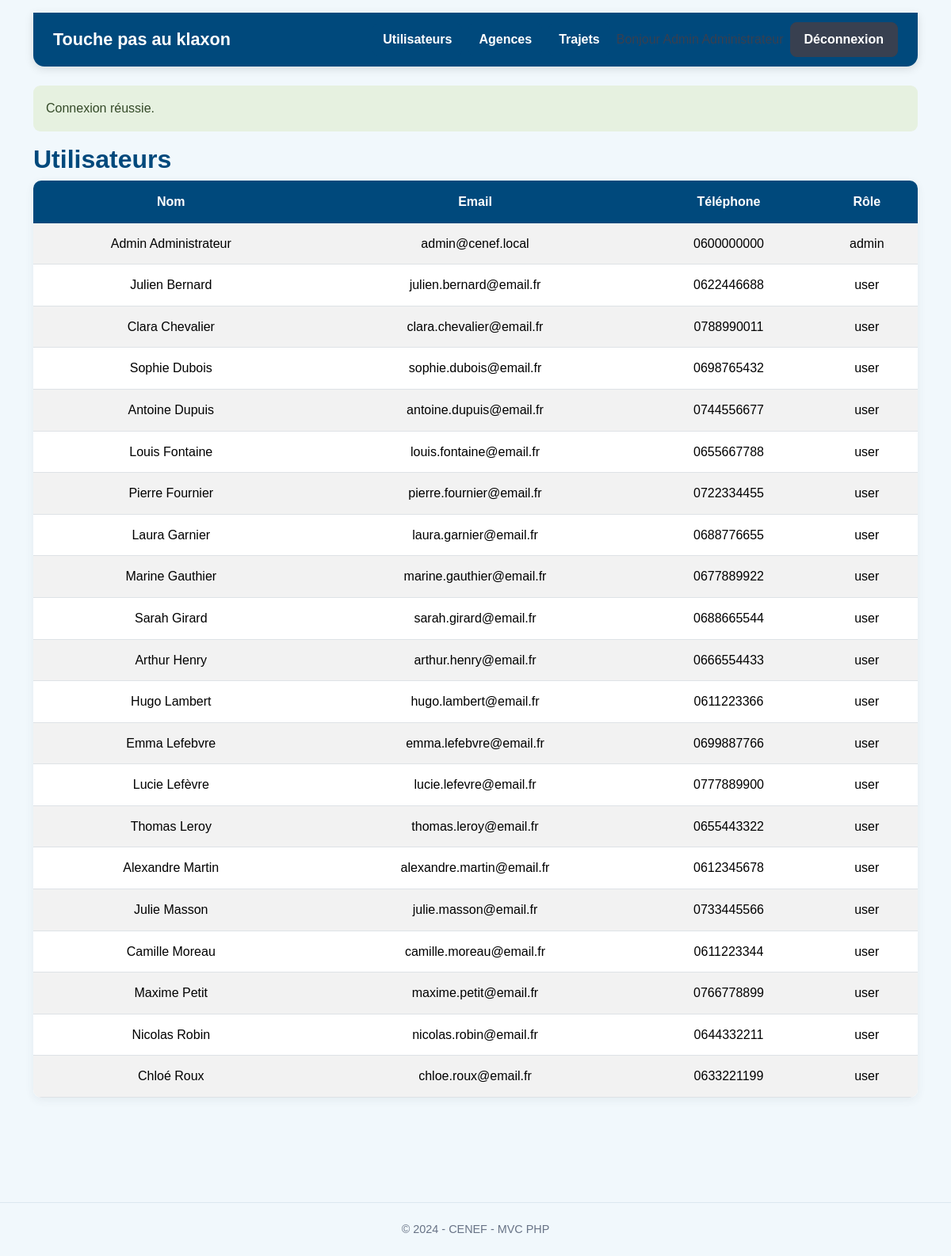
The app's page /admin/users (signed in) with its own data.
### tables this page shows
CREATE TABLE users (
 id INT UNSIGNED AUTO_INCREMENT PRIMARY KEY,
 lastname VARCHAR(100) NOT NULL,
 firstname VARCHAR(100) NOT NULL,
 phone VARCHAR(20) NOT NULL,
 email VARCHAR(190) NOT NULL UNIQUE,
 password VARCHAR(255) NOT NULL,
 role ENUM('user','admin') NOT NULL DEFAULT 'user',
 created_at TIMESTAMP DEFAULT CURRENT_TIMESTAMP
);

### app/Controllers/AdminController.php (called while the page is built, shortened)
<?php
final class AdminController
{
    public function users(): void { $this->guard(); $users=(new User())->all(); require dirname(__DIR__).'/Views/admin/users.php'; }
}

### public/index.php (called while the page is built, shortened)
<?php
$router=new Router();
$trip=new TripController(); $auth=new AuthController(); $admin=new AdminController();
$router->get('/', [$trip,'index']);
$router->get('/login', [$auth,'loginForm']); $router->post('/login', [$auth,'login']); $router->post('/logout', [$auth,'logout']);
$router->get('/trips/create', [$trip,'createForm']); $router->post('/trips', [$trip,'create']);
$router->get('/trips/{id}/edit', [$trip,'editForm']); $router->post('/trips/{id}/update', [$trip,'update']); $router->post('/trips/{id}/delete', [$trip,'delete']);
$router->get('/admin', [$admin,'dashboard']); $router->get('/admin/users', [$admin,'users']);
$router->get('/admin/agencies', [$admin,'agencies']); $router->get('/admin/agencies/create', [$admin,'agencyCreate']);
$router->post('/admin/agencies', [$admin,'agencyStore']); $router->get('/admin/agencies/{id}/edit', [$admin,'agencyEdit']);
$router->post('/admin/agencies/{id}/update', [$admin,'agencyUpdate']); $router->post('/admin/agencies/{id}/delete', [$admin,'agencyDelete']);
$router->get('/admin/trips', [$admin,'trips']);
$router->dispatch($_SERVER['REQUEST_METHOD'], $_SERVER['REQUEST_URI']);

### app/Core/Auth.php (called while the page is built, shortened)
<?php
final class Auth
{
    public static function check(): bool { return isset($_SESSION['user_id']); }
    public static function isAdmin(): bool { return ($_SESSION['role'] ?? '') === 'admin'; }
}

### app/Core/Flash.php (called while the page is built, shortened)
<?php
final class Flash
{
    public static function consume(): array
    {
        $messages = $_SESSION['_flash'] ?? [];
        return $messages;
    }
}

### config/config.php (called while the page is built)
<?php
return [
    'db' => [
        'host' => getenv('DB_HOST') ?: '127.0.0.1',
        'port' => getenv('DB_PORT') ?: '3306',
        'name' => getenv('DB_NAME') ?: 'touche_pas_au_klaxon',
        'user' => getenv('DB_USER') ?: 'root',
        'password' => getenv('DB_PASSWORD') ?: '',
    ],
];

### app/Core/Database.php (called while the page is built, shortened)
<?php
final class Database
{
    private static ?PDO $connection = null;
    public static function getConnection(): PDO
    {
        if (self::$connection === null) {
            $config = require dirname(__DIR__, 2) . '/config/config.php';
            $dsn = sprintf('mysql:host=%s;port=%s;dbname=%s;charset=utf8mb4',
                $config['db']['host'], $config['db']['port'], $config['db']['name']);
            self::$connection = new PDO($dsn, $config['db']['user'], $config['db']['password'], [
                PDO::ATTR_ERRMODE => PDO::ERRMODE_EXCEPTION,
                PDO::ATTR_DEFAULT_FETCH_MODE => PDO::FETCH_ASSOC,
                PDO::ATTR_EMULATE_PREPARES => false,
            ]);
        }
        return self::$connection;
    }
}

### app/Models/User.php (called while the page is built, shortened)
<?php
final class User
{
    public function all(): array
    {
        return Database::getConnection()->query('SELECT id, firstname, lastname, email, phone, role FROM users ORDER BY lastname, firstname')->fetchAll();
    }
}

### app/Views/admin/users.php (the view)
<?php require dirname(__DIR__).'/layouts/header.php'; ?><h2>Utilisateurs</h2><table class="table table-striped"><thead><tr><th>Nom</th><th>Email</th><th>Téléphone</th><th>Rôle</th></tr></thead><tbody><?php foreach($users as $u): ?><tr><td><?=htmlspecialchars($u['firstname'].' '.$u['lastname'])?></td><td><?=htmlspecialchars($u['email'])?></td><td><?=htmlspecialchars($u['phone'])?></td><td><?=$u['role']?></td></tr><?php endforeach;?></tbody></table><?php require dirname(__DIR__).'/layouts/footer.php'; ?>

### app/Core/Router.php (shortened to what this page needs)
<?php
final class Router
{
    private array $routes = [];
    private function add(string $method, string $pattern, callable $handler): void
    {
        $this->routes[] = compact('method','pattern','handler');
    }
    public function dispatch(string $method, string $uri): void
    {
        $path = parse_url($uri, PHP_URL_PATH) ?: '/';
        foreach ($this->routes as $route) {
            if ($route['method'] !== $method) continue;
            $regex = preg_replace('#\{([a-zA-Z_][a-zA-Z0-9_]*)\}#', '(?P<$1>[^/]+)', $route['pattern']);
            if (preg_match('#^' . $regex . '$#', $path, $matches)) {
                $params = array_filter($matches, 'is_string', ARRAY_FILTER_USE_KEY);
                call_user_func($route['handler'], ...array_values($params));
                return;
            }
        }
    }
}

### app/Views/layouts/header.php (shortened to what this page needs)
<!doctype html><html lang="fr"><head>
<title>Touche pas au klaxon</title><link rel="stylesheet" href="/assets/css/app.css">
</head><body>
<div class="container py-3">
<header class="site-header mb-4">
<a class="brand" href="<?= Auth::isAdmin()?'/admin':'/' ?>">Touche pas au klaxon</a>
<nav class="d-flex align-items-center gap-2">
<?php if(!Auth::check()): ?><a class="btn btn-dark" href="/login">Connexion</a>
<?php elseif(Auth::isAdmin()): ?>
<a class="btn btn-secondary" href="/admin/users">Utilisateurs</a><a class="btn btn-secondary" href="/admin/agencies">Agences</a><a class="btn btn-secondary" href="/admin/trips">Trajets</a>
<span>Bonjour <?= htmlspecialchars(Auth::user()['firstname'].' '.Auth::user()['lastname']) ?></span>
<form method="post" action="/logout"><button class="btn btn-dark">Déconnexion</button></form>
<?php else: ?>
<a class="btn btn-dark" href="/trips/create">Créer un trajet</a><span>Bonjour <?= htmlspecialchars(Auth::user()['firstname'].' '.Auth::user()['lastname']) ?></span>
<form method="post" action="/logout"><button class="btn btn-dark">Déconnexion</button></form>
<?php endif; ?></nav></header>
<?php foreach(Flash::consume() as $f): ?><div class="alert alert-<?= htmlspecialchars($f['type']) ?>"><?= htmlspecialchars($f['message']) ?></div><?php endforeach; ?>

### app/Views/layouts/footer.php
</div><footer class="site-footer">© 2024 - CENEF - MVC PHP</footer>
<script src="/assets/js/app.js"></script></body></html>

### records on screen
users: message "Connexion réussie.", firstname+lastname "Admin Administrateur", email "admin@cenef.local", phone "0600000000", role "admin"
users: firstname+lastname "Julien Bernard", email "julien.bernard@email.fr", phone "0622446688", role "user"
users: firstname+lastname "Clara Chevalier", email "clara.chevalier@email.fr", phone "0788990011", role "user"
users: firstname+lastname "Sophie Dubois", email "sophie.dubois@email.fr", phone "0698765432", role "user"
users: firstname+lastname "Antoine Dupuis", email "antoine.dupuis@email.fr", phone "0744556677", role "user"
users: firstname+lastname "Louis Fontaine", email "louis.fontaine@email.fr", phone "0655667788", role "user"
users: firstname+lastname "Pierre Fournier", email "pierre.fournier@email.fr", phone "0722334455", role "user"
users: firstname+lastname "Laura Garnier", email "laura.garnier@email.fr", phone "0688776655", role "user"
users: firstname+lastname "Marine Gauthier", email "marine.gauthier@email.fr", phone "0677889922", role "user"
users: firstname+lastname "Sarah Girard", email "sarah.girard@email.fr", phone "0688665544", role "user"
users: firstname+lastname "Arthur Henry", email "arthur.henry@email.fr", phone "0666554433", role "user"
users: firstname+lastname "Hugo Lambert", email "hugo.lambert@email.fr", phone "0611223366", role "user"
users: firstname+lastname "Emma Lefebvre", email "emma.lefebvre@email.fr", phone "0699887766", role "user"
users: firstname+lastname "Lucie Lefèvre", email "lucie.lefevre@email.fr", phone "0777889900", role "user"
users: firstname+lastname "Thomas Leroy", email "thomas.leroy@email.fr", phone "0655443322", role "user"
users: firstname+lastname "Alexandre Martin", email "alexandre.martin@email.fr", phone "0612345678", role "user"
users: firstname+lastname "Julie Masson", email "julie.masson@email.fr", phone "0733445566", role "user"
users: firstname+lastname "Camille Moreau", email "camille.moreau@email.fr", phone "0611223344", role "user"
users: firstname+lastname "Maxime Petit", email "maxime.petit@email.fr", phone "0766778899", role "user"
users: firstname+lastname "Nicolas Robin", email "nicolas.robin@email.fr", phone "0644332211", role "user"
users: firstname+lastname "Chloé Roux", email "chloe.roux@email.fr", phone "0633221199", role "user"
